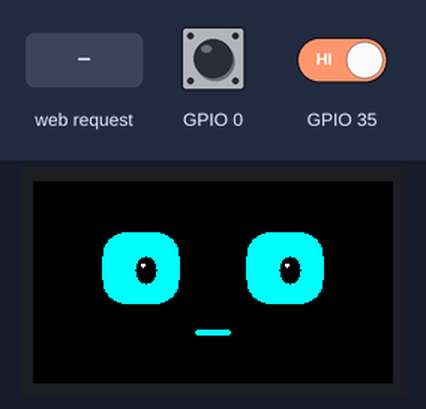
This program was run on a simulated ESP32. Parts: 240×135 colour display. Inputs (shaded band) come from the test bench; at power-on: GPIO 0 HIGH, GPIO 35 HIGH. WiFi joins after 1.5 s; servers stay silent unless stated; what the program prints to the serial monitor is not drawn.

Above: at 1.3 s.
1.4 s: GPIO 0 pulled LOW for 0.15 s
At 2.4 s:
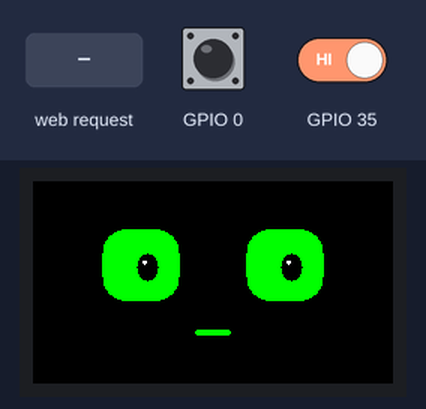
4.2 s: HTTP request GET /set?palette=120 received
At 4.73 s:
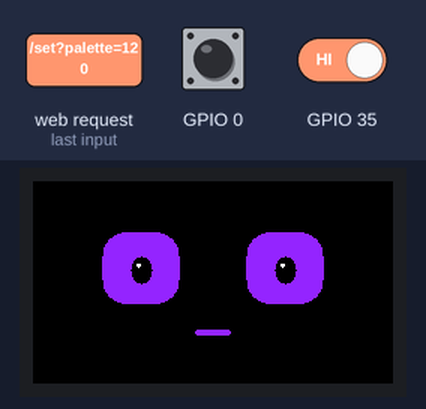
6.6 s: HTTP request GET /set?palette=0 received
At 9.51 s:
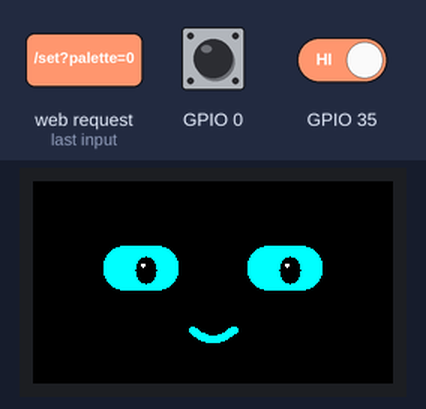
9.6 s: GPIO 0 pulled LOW for 0.15 s
At 10.29 s:
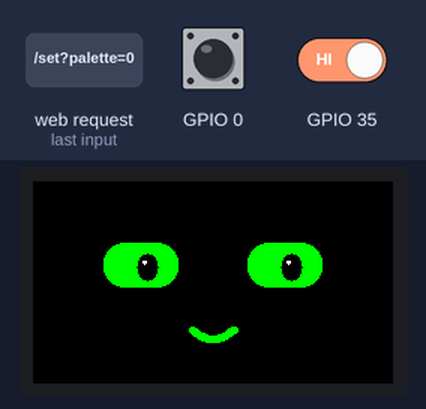
12.7 s: GPIO 35 driven LOW
At 14.92 s:
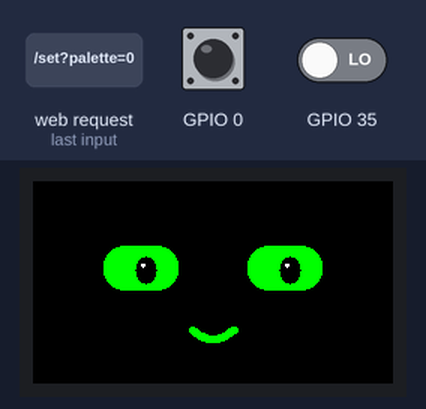
15.1 s: GPIO 0 pulled LOW for 0.15 s
At 16.49 s:
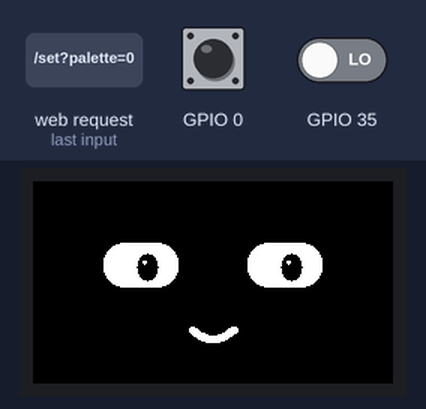

The program:

main.cpp
```cpp
#include <Arduino.h>
#include <TFT_eSPI.h>
#include "input/Button.h"
#include "faces/FaceRenderer.h"
#include "web/WebControl.h"
namespace {
TFT_eSPI display;
TFT_eSprite frame(&display);
FaceRenderer renderer(frame);
FaceState state;
Button navigation, action;
bool ready=false;
uint32_t lastFrame=0;
const char* names[]={"Neutro","Feliz","Muito feliz","Rindo","Bravo","Furioso","Triste","Chorando","Surpreso","Assustado","Sonolento","Dormindo","Piscando","Curioso","Pensando","Desconfiado","Confuso","Timido","Carinhoso","Animado","Entediado","Concentrado","Preocupado","Travesso"};
static_assert(sizeof(names)/sizeof(names[0]) == static_cast<uint8_t>(Expression::Count), "Every expression needs a name");
void report() { Serial.printf("Face: %s / automatico=%s / paleta=%u / pupilas=%s\n",names[static_cast<uint8_t>(state.expression)],state.automatic?"sim":"nao",state.palette,state.pupils?"sim":"nao"); }
}
void setup() {
  Serial.begin(115200);
  pinMode(35,INPUT); pinMode(0,INPUT_PULLUP);
  navigation.begin(digitalRead(35)==LOW,millis()); action.begin(digitalRead(0)==LOW,millis());
  display.init(); display.setRotation(1); pinMode(4,OUTPUT); digitalWrite(4,HIGH);
  frame.setColorDepth(8); ready=frame.createSprite(240,135)!=nullptr;
  state.since=millis();
  Serial.printf("TTGO Face Robot 1.1.1 / ESP32 classico / sprite=%s\n",ready?"OK":"FAIL");
  if(!ready) { display.fillScreen(TFT_BLACK); display.setTextColor(TFT_RED); display.drawString("Falha de memoria",10,55,2); }
  report();
  WebControl::begin(state);
}
void loop() {
  WebControl::handle();
  uint32_t now=millis();
  ButtonEvent left=navigation.update(digitalRead(35)==LOW,now);
  ButtonEvent right=action.update(digitalRead(0)==LOW,now);
  if(left==ButtonEvent::Click) { state.automatic=false; state.next(now); report(); }
  if(left==ButtonEvent::Hold) { state.automatic=!state.automatic; state.since=now; report(); }
  if(right==ButtonEvent::Click) { state.palette=(state.palette+1)%5; report(); }
  if(right==ButtonEvent::Hold) { state.pupils=!state.pupils; report(); }
  Expression before=state.expression; state.tick(now);
  if(before!=state.expression) report();
  if(ready && uint32_t(now-lastFrame)>=33) { lastFrame=now; renderer.draw(state,now); }
  delay(1);
}
```

FaceRenderer.h
```cpp
#pragma once
#include <TFT_eSPI.h>
#include "faces/FaceStyle.h"
class FaceRenderer {
 public:
  explicit FaceRenderer(TFT_eSprite& frame) : f(frame) {}
  void draw(const FaceState& state, uint32_t now);
 private:
  TFT_eSprite& f;
  void curve(int x0,int y0,int cx,int cy,int x1,int y1,uint16_t color);
};
```

FaceState.h
```cpp
#pragma once
#include <stdint.h>
enum class Expression : uint8_t { Normal, Happy, VeryHappy, Laugh, Angry, Furious, Sad, Crying, Surprise, Scared, Sleepy, Sleep, Wink, Curious, Thinking, Suspicious, Confused, Shy, Affectionate, Excited, Bored, Focused, Worried, Mischievous, Count };
class FaceState {
 public:
  Expression expression = Expression::Normal;
  bool automatic = true, pupils = true;
  uint8_t palette = 0;
  uint32_t since = 0;
  void next(uint32_t now) {
    expression = static_cast<Expression>((static_cast<uint8_t>(expression) + 1) % static_cast<uint8_t>(Expression::Count));
    since = now;
  }
  void tick(uint32_t now) { if (automatic && uint32_t(now - since) >= 8000) next(now); }
  uint32_t age(uint32_t now) const { return uint32_t(now - since); }
  // Close and open over 200 ms; the first blink is delayed after an expression change.
  float openness(uint32_t now) const {
    uint32_t phase = age(now) % 4200;
    if (phase < 3900 || phase >= 4100) return 1.0f;
    return phase < 4000 ? 1.0f - (phase - 3900) / 100.0f : (phase - 4000) / 100.0f;
  }
};
```

FaceStyle.h
```cpp
#pragma once
#include "faces/FaceState.h"
enum class Mouth : uint8_t { Flat, Smile, Sad, Open, Tiny, Laugh };
struct FaceStyle { uint8_t height; float leftSlope, rightSlope; Mouth mouth; int8_t gazeX, gazeY; };
static const FaceStyle faceStyles[] = {
 {48,0,0,Mouth::Flat,0,0}, {30,0,0,Mouth::Smile,0,0},
 {18,0,0,Mouth::Smile,0,0}, {14,0,0,Mouth::Laugh,0,0},
 {36,-1,1,Mouth::Sad,0,5}, {32,-1,1,Mouth::Sad,0,5},
 {37,1,-1,Mouth::Flat,0,0}, {24,1,-1,Mouth::Sad,0,0},
 {58,0,0,Mouth::Open,0,0}, {56,-.3f,.3f,Mouth::Open,0,0},
 {19,0,0,Mouth::Flat,0,5}, {5,0,0,Mouth::Tiny,0,0},
 {48,0,0,Mouth::Smile,0,0}, {48,0,.4f,Mouth::Tiny,7,-5},
 {38,0,-.4f,Mouth::Flat,-7,-6}, {22,0,0,Mouth::Flat,8,0},
 {44,-.5f,-.5f,Mouth::Tiny,-4,0}, {38,0,0,Mouth::Smile,0,6},
 {28,0,0,Mouth::Smile,0,0}, {42,0,0,Mouth::Laugh,0,0},
 {17,0,0,Mouth::Flat,0,3}, {28,.4f,-.4f,Mouth::Flat,0,-2},
 {38,-.7f,.7f,Mouth::Sad,0,0}, {28,.7f,-.7f,Mouth::Smile,6,0}
};
static_assert(sizeof(faceStyles)/sizeof(faceStyles[0]) == static_cast<uint8_t>(Expression::Count), "Every expression needs a style");
inline bool hasTears(Expression expression) { return expression == Expression::Crying; }
inline int tearOffset(uint8_t eye) { return eye == 1 ? 10 : 22; }
```

Button.h
```cpp
#pragma once
#include <stdint.h>
enum class ButtonEvent : uint8_t { None, Click, Hold };
class Button {
 public:
  void begin(bool down, uint32_t now) {
    raw_ = down_ = down; changed_ = started_ = now; held_ = down;
  }
  ButtonEvent update(bool pressed, uint32_t now) {
    if (pressed != raw_) { raw_ = pressed; changed_ = now; }
    if (raw_ != down_ && uint32_t(now - changed_) >= 30) {
      down_ = raw_;
      if (down_) { started_ = now; held_ = false; }
      else if (!held_) return ButtonEvent::Click;
    }
    if (down_ && !held_ && uint32_t(now - started_) >= 700) {
      held_ = true;
      return ButtonEvent::Hold;
    }
    return ButtonEvent::None;
  }
 private:
  bool raw_ = false, down_ = false, held_ = false;
  uint32_t changed_ = 0, started_ = 0;
};
```

secrets.example.h
```cpp
// Copie para include/secrets.h (ignorado pelo git) e preencha com sua rede.
#pragma once
#define WIFI_SSID "sua-rede"
#define WIFI_PASS "sua-senha"
```

WebControl.h
```cpp
#pragma once
#include "faces/FaceState.h"
namespace WebControl {
void begin(FaceState& state);
void handle();
}
```

index_html.h
```cpp
#pragma once
#include <pgmspace.h>
static const char INDEX_HTML[] PROGMEM = R"HTML(<!doctype html><html lang="pt-BR"><head><meta charset="utf-8">
<meta name="viewport" content="width=device-width,initial-scale=1"><title>Robo Face</title>
<style>
:root{--bg:#10141a;--fg:#e8edf2;--card:#1b222c;--ac:#34d1e0;--mut:#8b97a5}
*{box-sizing:border-box}body{margin:0;background:var(--bg);color:var(--fg);font:16px system-ui,sans-serif;display:flex;flex-direction:column;height:100dvh}
header{display:flex;gap:8px;align-items:center;padding:10px 14px;background:var(--card)}
header b{flex:1}button,select,input{font:inherit;color:inherit;background:#26303d;border:0;border-radius:10px;padding:9px 12px}
button:active{background:var(--ac);color:#000}
#faces{display:flex;gap:6px;overflow-x:auto;padding:8px 14px;white-space:nowrap}
#faces button{flex:none;padding:6px 10px;font-size:14px}
#log{flex:1;overflow-y:auto;padding:10px 14px;display:flex;flex-direction:column;gap:8px}
.m{max-width:85%;padding:9px 12px;border-radius:14px;background:var(--card);white-space:pre-wrap}
.u{align-self:flex-end;background:#1f4d57}.s{align-self:center;color:var(--mut);font-size:13px;background:none}
#f{display:flex;gap:8px;padding:10px 14px;background:var(--card)}#f input{flex:1;min-width:0}
html{color-scheme:dark}*{scrollbar-width:thin;scrollbar-color:#3a4656 transparent}
dialog::backdrop{background:#000a}dialog button{width:100%;background:var(--ac);color:#000;font-weight:600}
dialog input[type=checkbox]{width:auto;vertical-align:middle;margin-right:6px}
dialog{background:var(--card);color:var(--fg);border:0;border-radius:14px;width:min(92vw,420px)}
dialog label{display:block;margin:10px 0 4px;color:var(--mut);font-size:14px}dialog input{width:100%}
</style></head><body>
<header><b>Robo Face</b><button id="cfg">Config</button></header>
<div id="faces"></div><div id="log"></div>
<form id="f"><input id="t" placeholder="Fale com o robo..." autocomplete="off"><button>Enviar</button></form>
<dialog id="d"><form method="dialog"><label>Chave da API Anthropic (fica so neste celular)</label>
<input id="key" type="password" placeholder="sk-ant-..."><label>Modelo</label><input id="model">
<label>Personalidade</label><input id="persona"><label style="color:var(--fg)"><input type="checkbox" id="voice">Falar em voz alta</label>
<p style="margin-top:14px"><button value="ok">Salvar</button></p></form></dialog>
<script>
const N=["Neutro","Feliz","Muito feliz","Rindo","Bravo","Furioso","Triste","Chorando","Surpreso","Assustado","Sonolento","Dormindo","Piscando","Curioso","Pensando","Desconfiado","Confuso","Timido","Carinhoso","Animado","Entediado","Concentrado","Preocupado","Travesso"];
const $=i=>document.getElementById(i),log=$("log");
const L=(k,d)=>{try{return localStorage.getItem(k)||d}catch(e){return d}},S=(k,v)=>{try{localStorage.setItem(k,v)}catch(e){}};
$("key").value=L("key","");$("model").value=L("model","claude-haiku-5-5");
$("persona").value=L("persona","um robozinho simpatico e curioso");$("voice").checked=L("voice","")=="1";
$("cfg").onclick=()=>$("d").showModal();
$("d").onclose=()=>{S("key",$("key").value.trim());S("model",$("model").value.trim());S("persona",$("persona").value);S("voice",$("voice").checked?"1":"")};
const setFace=i=>fetch("/set?face="+i).catch(()=>{});
N.forEach((n,i)=>{const b=document.createElement("button");b.textContent=n;b.onclick=()=>setFace(i);$("faces").append(b)});
function add(c,t){const d=document.createElement("div");d.className="m "+c;d.textContent=t;log.append(d);log.scrollTop=log.scrollHeight;return d}
let hist=[];
$("f").onsubmit=async e=>{
 e.preventDefault();const t=$("t").value.trim();if(!t)return;
 if(!L("key","")){add("s","Configure a chave da API em Config.");return}
 $("t").value="";add("u",t);hist.push({role:"user",content:t});hist=hist.slice(-20);setFace(14);
 const sys="Voce e "+$("persona").value+", com um rosto animado numa telinha. Responda em portugues, em no maximo 2 frases curtas. "+
 "Responda SOMENTE com JSON: {\"face\":<indice 0-23>,\"text\":\"fala\"}. Faces: "+N.map((n,i)=>i+"="+n).join(", ")+". Escolha a face que combina com a emocao da resposta.";
 try{
  const r=await fetch("https://api.anthropic.com/v1/messages",{method:"POST",headers:{"content-type":"application/json","x-api-key":L("key",""),
   "anthropic-version":"2023-06-01","anthropic-dangerous-direct-browser-access":"true"},
   body:JSON.stringify({model:L("model","claude-haiku-5-5"),max_tokens:300,system:sys,messages:hist})});
  const j=await r.json();if(!r.ok)throw new Error(j.error&&j.error.message||r.status);
  const raw=j.content.map(c=>c.text||"").join("");let o;
  try{o=JSON.parse(raw.slice(raw.indexOf("{"),raw.lastIndexOf("}")+1))}catch(e){o={face:0,text:raw}}
  hist.push({role:"assistant",content:raw});
  add("",o.text);setFace(Math.max(0,Math.min(23,parseInt(o.face)||0)));
  if(L("voice","")&&window.speechSynthesis){const u=new SpeechSynthesisUtterance(o.text);u.lang="pt-BR";speechSynthesis.speak(u)}
 }catch(err){hist.pop();add("s","Erro: "+err.message);setFace(22)}
};
</script></body></html>)HTML";
```

FaceRenderer.cpp
```cpp
#include "faces/FaceRenderer.h"
#include <math.h>

void FaceRenderer::curve(int x0,int y0,int cx,int cy,int x1,int y1,uint16_t c) {
  for(int i=0;i<=40;++i) {
    float t=i/40.0f,u=1-t;
    f.fillCircle(u*u*x0+2*u*t*cx+t*t*x1,u*u*y0+2*u*t*cy+t*t*y1,2,c);
  }
}
void FaceRenderer::draw(const FaceState& state,uint32_t now) {
  const uint16_t colors[]={TFT_CYAN,TFT_GREEN,TFT_WHITE,TFT_ORANGE,TFT_VIOLET};
  const uint16_t color=colors[state.palette%5];
  const FaceStyle& style=faceStyles[static_cast<uint8_t>(state.expression)];
  const uint32_t age=state.age(now);
  const float time=age/1000.0f;
  const int bob=roundf(sinf(time*2)*1.6f);
  const float blink=state.expression==Expression::Sleep?1:state.openness(now);
  f.fillSprite(TFT_BLACK);
  for(uint8_t eye=0;eye<2;++eye) {
    const int x=eye?168:72,y=57+bob;
    int height=style.height*blink;
    if(state.expression==Expression::Wink && eye==1 && age%2400>1500) height=5;
    if(state.expression==Expression::Curious && eye==1) height=height*.72f;
    if(height<2) height=2;
    const int top=y-height/2, bottom=top+height-1;
    const float slope=eye?style.rightSlope:style.leftSlope;
    const int radius=height/2<16?height/2:16;
    const int pupilX=x+style.gazeX+roundf(sinf(time*.7f)*4),pupilY=y+style.gazeY+roundf(sinf(time*.43f)*1.5f);
    const float pupilRadiusY=height<22?(height-4)/2.0f:9.0f;
    // Rasterize the shared rounded eye, clipping eyelids and optional pupils to its silhouette.
    for(int row=top;row<=bottom;++row) {
      int inset=0;
      int edge=row-top<bottom-row?row-top:bottom-row;
      if(edge<radius) { float dy=radius-edge-.5f; inset=ceilf(radius-sqrtf(radius*radius-dy*dy)); }
      int run=-1;
      for(int col=x-26;col<=x+26;++col) {
        bool lit=col<x+26 && col>=x-26+inset && col<x+26-inset;
        float leftCut=slope>0?slope*18:0,rightCut=slope<0?-slope*18:0;
        float lid=top+leftCut+(rightCut-leftCut)*(col-(x-30))/60.0f;
        if(slope && row<lid) lit=false;
        if(state.pupils && height>14 && lit) {
          float dx=(col-pupilX)/7.0f,dy=(row-pupilY)/pupilRadiusY;
          if(dx*dx+dy*dy<=1) {
            lit=false;
            // Small reflection, clipped to the pupil and eyelid like the dark pupil itself.
            float hx=col-(pupilX-2),hy=row-(pupilY-pupilRadiusY*.35f);
            if(hx*hx+hy*hy<=2.25f) f.drawPixel(col,row,TFT_WHITE);
          }
        }
        if(lit && run<0) run=col;
        if(!lit && run>=0) { f.drawFastHLine(run,row,col-run,color); run=-1; }
      }
    }
    if(hasTears(state.expression)) {
      int drop=(age%1400)*19/1400;
      f.fillEllipse(x+tearOffset(eye),83+drop,3,4,color);
    }
  }
  switch(style.mouth) {
    case Mouth::Flat: f.fillRoundRect(108,99,24,4,2,color); break;
    case Mouth::Tiny: f.fillRoundRect(114,101,12,4,2,color); break;
    case Mouth::Smile: curve(106,99,120,112,134,99,color); break;
    case Mouth::Sad: curve(106,106,120,95,134,106,color); break;
    case Mouth::Open:
      f.fillEllipse(120,103,9,11,color); f.fillEllipse(120,103,5,7,TFT_BLACK); break;
    case Mouth::Laugh:
      f.fillRoundRect(104,97,32,4,2,color);
      curve(134,99,120,120,106,99,color); break;
  }
  f.pushSprite(0,0);
}
```

WebControl.cpp
```cpp
#include "web/WebControl.h"
#include <Arduino.h>
#include <WiFi.h>
#include <WebServer.h>
#include <ESPmDNS.h>
#include "web/index_html.h"
#if __has_include("secrets.h")
#include "secrets.h"
#endif

namespace {
WebServer server(80);
FaceState* face = nullptr;
const char* apName = "RoboFace";
const char* apPass = "robo1234";

void sendState() {
  char json[96];
  snprintf(json, sizeof json, "{\"face\":%u,\"auto\":%d,\"palette\":%u,\"pupils\":%d}",
           static_cast<unsigned>(face->expression), face->automatic, face->palette, face->pupils);
  server.send(200, "application/json", json);
}
// GET /set?face=N&palette=N&pupils=0|1&auto=0|1 — all parameters optional.
void handleSet() {
  uint32_t now = millis();
  if (server.hasArg("face")) {
    int id = server.arg("face").toInt();
    if (id >= 0 && id < static_cast<int>(Expression::Count)) {
      face->expression = static_cast<Expression>(id);
      face->since = now;
      face->automatic = false;
    }
  }
  if (server.hasArg("palette")) face->palette = constrain(server.arg("palette").toInt(), 0, 4);
  if (server.hasArg("pupils")) face->pupils = server.arg("pupils") == "1";
  if (server.hasArg("auto")) { face->automatic = server.arg("auto") == "1"; face->since = now; }
  sendState();
}
}

namespace WebControl {
void begin(FaceState& state) {
  face = &state;
  bool station = false;
#ifdef WIFI_SSID
  WiFi.mode(WIFI_STA);
  WiFi.begin(WIFI_SSID, WIFI_PASS);
  for (uint32_t t = millis(); WiFi.status() != WL_CONNECTED && millis() - t < 10000;) delay(100);
  station = WiFi.status() == WL_CONNECTED;
#endif
  if (!station) { WiFi.mode(WIFI_AP); WiFi.softAP(apName, apPass); }
  MDNS.begin("robo");
  server.on("/", [] { server.send_P(200, "text/html; charset=utf-8", INDEX_HTML); });
  server.on("/state", sendState);
  server.on("/set", handleSet);
  server.begin();
  Serial.printf("Web: %s / http://%s ou http://robo.local\n",
                station ? "Wi-Fi" : "AP RoboFace (senha robo1234; sem internet, IA indisponivel)",
                (station ? WiFi.localIP() : WiFi.softAPIP()).toString().c_str());
}
void handle() { server.handleClient(); }
}
```

Measured:
- after the input at 4.2 s, the display: first differs from a run without the input after 0.17 s (image 2 shows a later state)
- after the input at 6.6 s, the display: first changes after 0.20 s (image 3 shows a later state)
- after the input at 9.6 s, the display: first differs from a run without the input after 0.45 s (image 4)
- after the input at 15.1 s, the display: first differs from a run without the input after 0.39 s (image 6)
- what the display in image 1 shows lasts 0.5 s, from 2.0 s to 2.5 s
